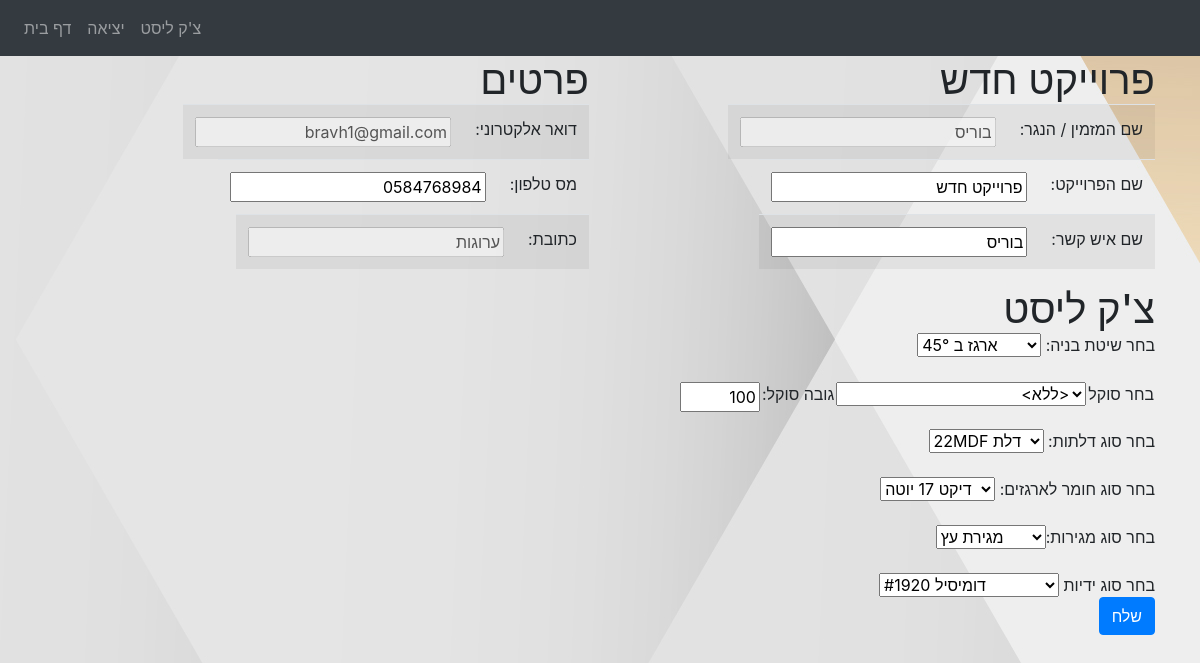
The app's page /CheckList (signed in) with its own data.
### website/models.py (models this page shows)
class User(db.Model , UserMixin):
    id = db.Column(db.Integer, primary_key=True)
    email = db.Column(db.String(150), unique=True)
    password = db.Column(db.String(150))
    first_name = db.Column(db.String(150))
    last_name = db.Column(db.String(150))
    address = db.Column(db.String(150))
    phone = db.Column(db.String(150))
    admin = db.Column(db.Boolean, default=False)

### website/checklist.py (the view, shortened to what this page needs)
@checklist.route('/CheckList' ,methods=['GET', 'POST'])
@login_required
def CheckList():
    conm = ConMeths.query.order_by(ConMeths.name).all()
    sokel = Sokels.query.order_by(Sokels.name).all()
    doors = Doors.query.order_by(Doors.name).all()
    cabmats = CabMats.query.order_by(CabMats.name).all()
    rolls = RoolOuts.query.order_by(RoolOuts.name).all()
    pulls = Pulls.query.order_by(Pulls.name).all()
    return render_template('CheckList.html', user=current_user, conm= conm ,sokel = sokel, doors = doors, cabmats = cabmats, rolls = rolls, pulls= pulls)

### website/__init__.py (called while the page is built)
def create_app():
    app = Flask(__name__)
    app.config['SECRET_KEY'] = 'sOdkamUsLaparaVelaSus'
    app.config['SQLALCHEMY_DATABASE_URI'] = f'sqlite:///{DB_NAME}'
    db.init_app(app)
    from .views import views
    from .auth import auth
    from .checklist import checklist
    app.register_blueprint(views, url_prefix='/')
    app.register_blueprint(auth, url_prefix='/')
    app.register_blueprint(checklist, url_prefix='/')
    from .models import User
    create_database(app)
    login_manager = LoginManager()
    login_manager.login_view = 'auth.login'
    login_manager.init_app(app)
    @login_manager.user_loader
    def load_user(id):
        return User.query.get(int(id))
    return app

### website/templates/CheckList.html (shortened to what this page needs)
{% extends "base.html" %}
{% block content %}
<body onload="load()">
<form method="POST">
    <div id="rightside">
             <h1  >פרוייקט חדש</h1>
            <table  class="table table-striped">
                    <tr>
                    <td>:שם המזמין / הנגר </td><td> <input disabled="true" value="{{current_user.first_name}}" /></td>
                    </tr>
                    <tr>
                    <td>:שם הפרוייקט</td> <td><input name="projname" value="פרוייקט חדש"/></td>
                    </tr>
                    <tr>
                    <td>:שם איש קשר</td><td><input name="contactname" value="{{current_user.first_name}}" /></td>
                    </tr>
            </table>
    </div>
    <div id="leftside">
            <h1  > פרטים</h1>
            <table  class="table table-striped" >
                    <tr>
                    <td>:דואר אלקטרוני</td><td><input disabled="true" value="{{current_user.email}}"/></td>
                    </tr>
                    <tr>
                    <td>:מס טלפון</td><td><input name="phonen" value="{{current_user.phone}}"/></td>
                    </tr>
                    <tr>
                    <td>:כתובת</td><td><input disabled="true" value="{{current_user.address}}"/></td>
                    </tr>
             </table>
     </div>
            <h1 > צ'ק ליסט</h1>
            <div>
                 <select name="conmval">
                {% for c in conm %}
                <option  value="{{c.cvname}}">{{ c.name }}</option>
                {% endfor %}
                 </select>
                 :בחר שיטת בניה
                </div>
                <br>
            <div>
             <table>
                 <td>בחר סוקל</td>
                 <td>
                    <select name="sokelval" style="width:250px; float:center; text-align:right;" >
                    {% for s in sokel %}
                    <option  value="{{s.cvname}}">{{ s.name }}</option>
                    {% endfor %}
                    </select>
                </td>
                 <td>:גובה סוקל</td>
                <td>
                <input name="sokelgovaval" value="100" id="govasokel" style="width:80px ;float:right;">
                </td>
            </table>
            </div>
            <br>
            <br>
            <div>
                <select name="doorval">
                    {% for d in doors %}
                    <option  value="{{d.cvname}}">{{ d.name }}</option>
                    {% endfor %}
                </select>
                :בחר סוג דלתות
           </div>
           <br>
           <div>
            <select  id="cabmat" name="cabmatval">
                {% for cm in cabmats %}
                <option  value="{{cm.cvname}}">{{ cm.name }}</option>
                {% endfor %}
            </select>
           :בחר סוג חומר לארגזים
           </div>
           <br>
           <div>
               <table>
            <select id="chosen_drawer" name="rollsval"  onchange="select();">
               <option  value="wooden">מגירת עץ</option>
               </select>
            </table>
            <br>
            </div>
            <br>
            <div>
                <select id ="pulls" name="pullsval">
                    {% for pu in pulls %}
                    <option  value="{{pu.cvname}}">{{ pu.name }}</option>
                    {% endfor %}
                </select>
                בחר סוג ידיות
            </div>
   <input class="btn btn-primary" value="שלח" type="submit"/>
</form>
</body>
{% endblock %}

### website/static/checklist.css (style rules this page uses)
#rightside { width: 49%; float: right; }
#leftside { width: 49%; float: left; }
table, th , td, p , tr, input , form { margin: auto; float: right; text-align: right; }
h1 { margin: auto; text-align:right; }
body { background-image: url('/static/back.jpg'); background-repeat: no-repeat; background-attachment: fixed; background-size: cover; }

### records on screen
User: first_name "בוריס", contactname "בוריס", email "bravh1@gmail.com", phonen "0584768984", address "ערוגות"

### other values on screen
form field conmval "ארגז ב 45°"
form field sokelval "<ללא>"
form field doorval "22MDF דלת"
form field cabmatval "דיקט 17 יוטה"
form field pullsval "דומיסיל #1920"
